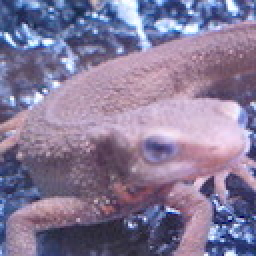
#> input picture Question_11_20/myans/imori.jpg, 128 x 128 px (shown 2 times larger)
$ python myans_19.py   (older library calls are emulated)
#> lines starting #> are read from the running program, lines starting #| are printed output that depends on the picture
#> further down, img is the input picture: shape (128, 128, 3); mean B, G, R 152.8, 121.8, 134.1
import cv2
import numpy as np

def BGRGRAY(_img):

    img = np.zeros((_img.shape[0], _img.shape[1]), dtype=np.float32)
    img = _img[:,:,2].copy() * 0.2126 + _img[:,:,1].copy() * 0.7152 + _img[:,:,0].copy() * 0.0722
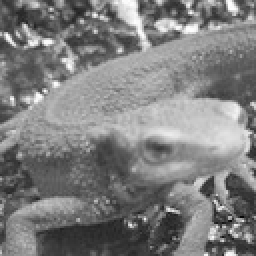
#> img: shape (128, 128) float64 (shown 2 times larger); min 6.71, max 254.4, mean 126.7

    return img.astype(np.uint8)

def LogFilter(img, K_size=5, sigma=3.):

#> called with K_size = 5, sigma = 3
    Hol, Ver = img.shape
#> Hol = 128; Ver = 128
    pad = K_size // 2

    result = np.zeros((Hol + pad * 2, Ver + pad * 2), dtype=np.float)
    tmp = result.copy()
    tmp[pad: pad + Hol, pad: pad + Ver] = img.copy().astype(np.float)
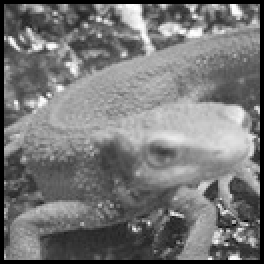
#> tmp: shape (132, 132) float64 (shown 2 times larger); min 0, max 254, mean 118.6

    ##create filter
    kernel = np.zeros((K_size, K_size), dtype=np.float)
    for x in range(-pad, -pad + K_size):
        for y in range(-pad, -pad + K_size):
            kernel[pad + x, pad + y] = np.exp( - ( x ** 2 + y ** 2) / ( 2. * (sigma ** 2)))
            kernel[pad + x, pad + y] *= ( (x ** 2 + y ** 2) - sigma ** 2)

    kernel /= ( (sigma ** 6) * (2. * np.pi))
    kernel /= np.abs(kernel.sum())
    print(kernel)

    for x in range(Hol):
        for y in range(Ver):
            result[pad + x, pad + y] = np.sum(tmp[x: x + K_size, y: y + K_size] * kernel)
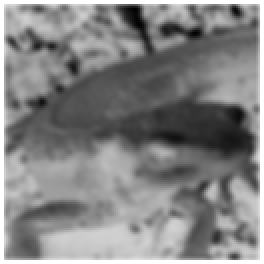
#> result: shape (132, 132) float64 (shown 2 times larger); min -243.3, max 0, mean -117.2; drawn with min black and max white

    result = np.clip(result, 0, 255)
#> result: shape (132, 132) float64; every value is 0
    result = result[pad: pad + Hol, pad: pad + Ver].astype(np.uint8)
#> result: shape (128, 128); every value is 0

    return result


img = cv2.imread("imori.jpg")

gray_img = BGRGRAY(img)
result = LogFilter(gray_img, K_size=5, sigma=3.)

cv2.imwrite("myans_19.jpg", result)
